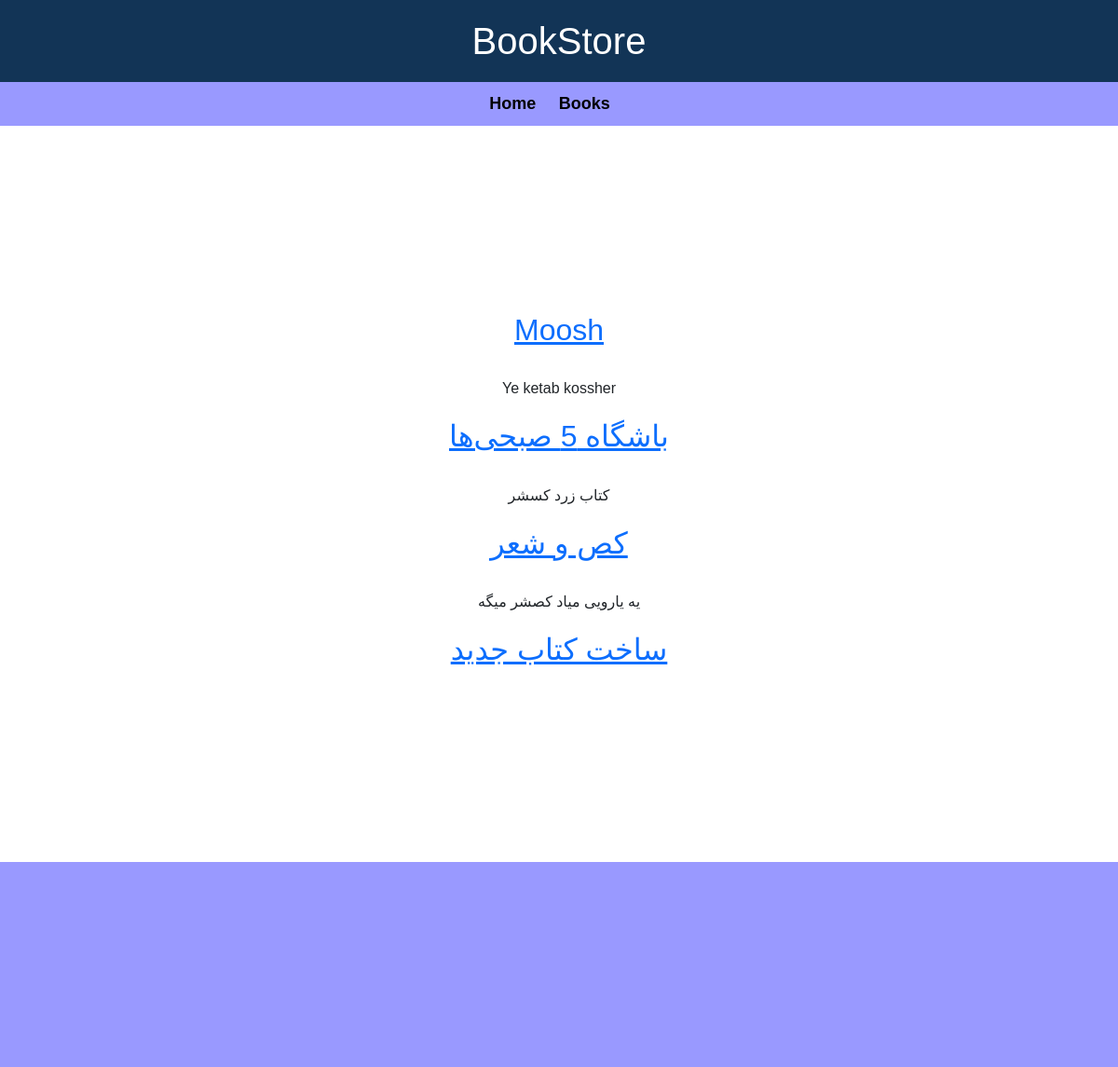
/books/, run on an earlier commit of the app's database.
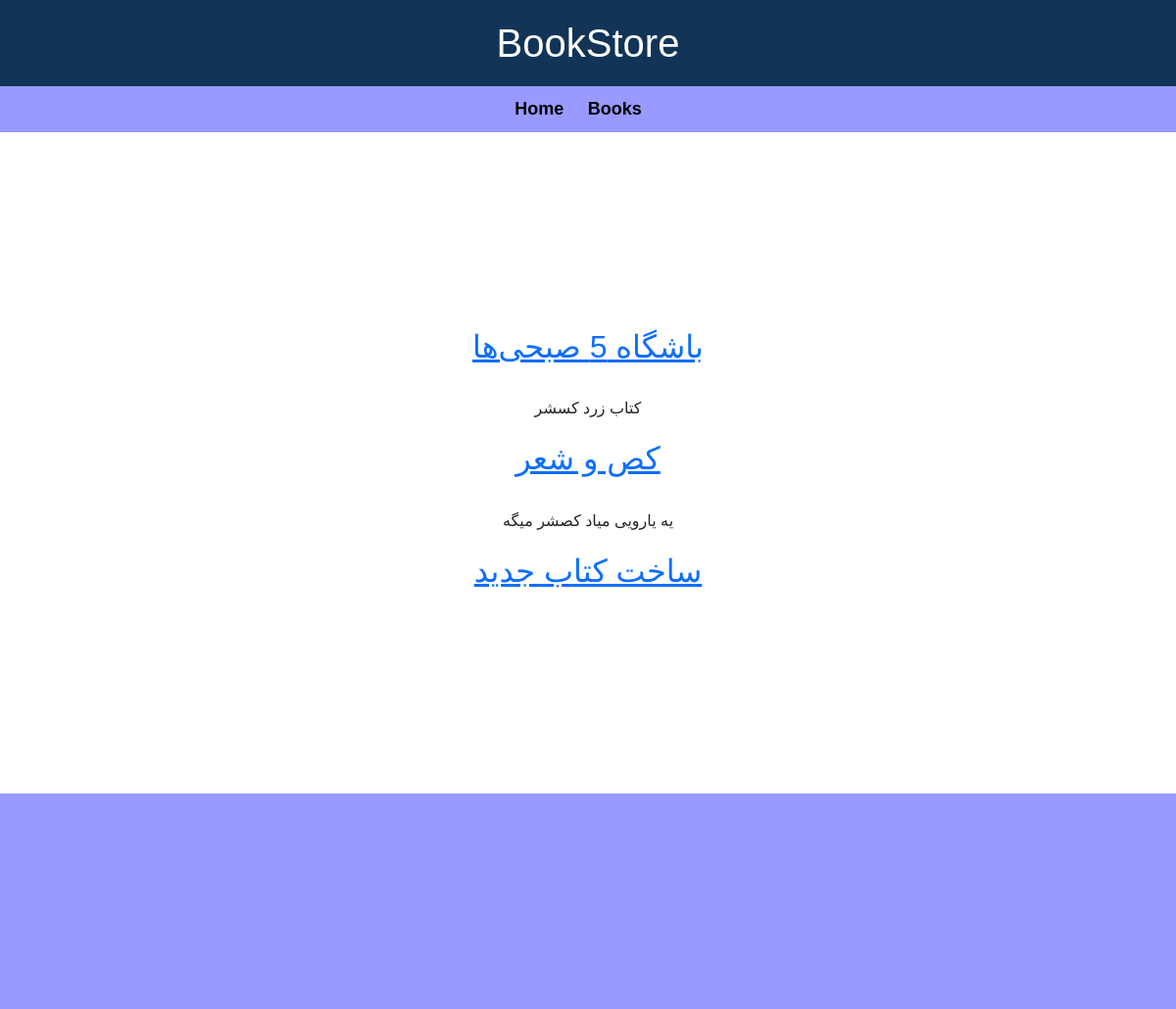
And on a later commit of the database.
### books/models.py (models this page shows, shortened)
class Book(models.Model):
    title = models.CharField(max_length=200)
    author = models.CharField(max_length=200)
    content = models.TextField()
    price = models.DecimalField(max_digits=6, decimal_places=2)
    def get_absolute_url(self):
        return reverse('book_detail', args=[self.id])

### books/views.py (the view)
# urls.py: path('', views.BookListView.as_view(), name = 'book_list' ),
class BookListView(generic.ListView):
    model = Book
    template_name = 'book/book_list_view.html'
    context_object_name = 'books'

### books/templates/books/book_list.html (shortened to what this page needs)
{% extends '_base.html' %}
{% block content %}
{% for book in books%}
<a href = "{{book.get_absolute_url}}"><h2>{{book.title}}</h2></a>
<br>
<p>{{book.content}} </p>
{% endfor %}
<a href = "{% url 'create_book' %}"><h2>ساخت کتاب جدید</h2></a>
{% endblock%}

### templates/_base.html (shortened to what this page needs)
<!DOCTYPE html>
<html>
<head>
  <link href="https://cdn.jsdelivr.net/npm/bootstrap@5.1.3/dist/css/bootstrap.min.css" rel="stylesheet"
>
</head>
<body>
 <header>
  <h1>BookStore</h1>
 </header>
 <nav>
  <ul>
   <li><a href="{% url "home" %}">Home</a></li>
   <li><a href="{% url "book_list" %}">Books</a></li>
  </ul>
 </nav>
 <main>
   <div class='container'>
      {% block content %}
      {% endblock %}
   </div>
 </main>
 <footer>
 </footer>
</body>
</html>

### templates/_base.html (style rules this page uses)
body { margin: 0; padding: 0; font-family: Arial, sans-serif; }
header { background-color: #123456; color: #fff; text-align: center; padding: 20px; }
h1 { margin: 0; }
nav { background-color: #9999ff; padding: 10px; text-align: center; }
nav ul { list-style: none; margin: 0; padding: 0; }
nav li { display: inline-block; margin-right: 20px; }
nav a { color: #000000 ; text-decoration: none; font-weight: bold; font-size: 18px; }
main { padding: 200px; text-align: center; }
p { font-size: 16px; line-height: 1.5; margin-bottom: 20px; }
footer { background-color: #9999ff; color: #fff; padding: 110px; text-align: center; }

What changed in the data, as far as the page shows it:
removed Book: title "Moosh", content "Ye ketab kossher"
